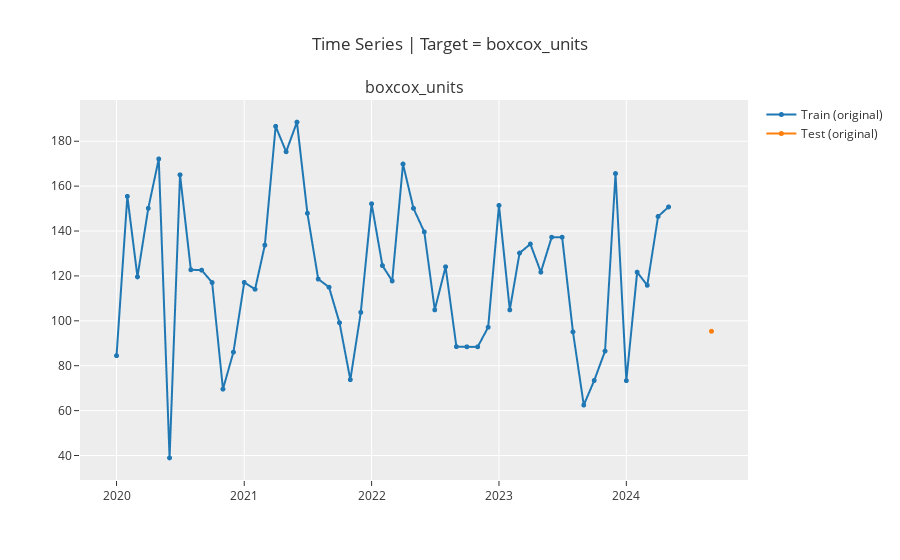

The notebook cell this image was saved under:
### Markdown cell above
### Checking Set Up

### Code cell
exp.plot_model(plot='train_test_split')
